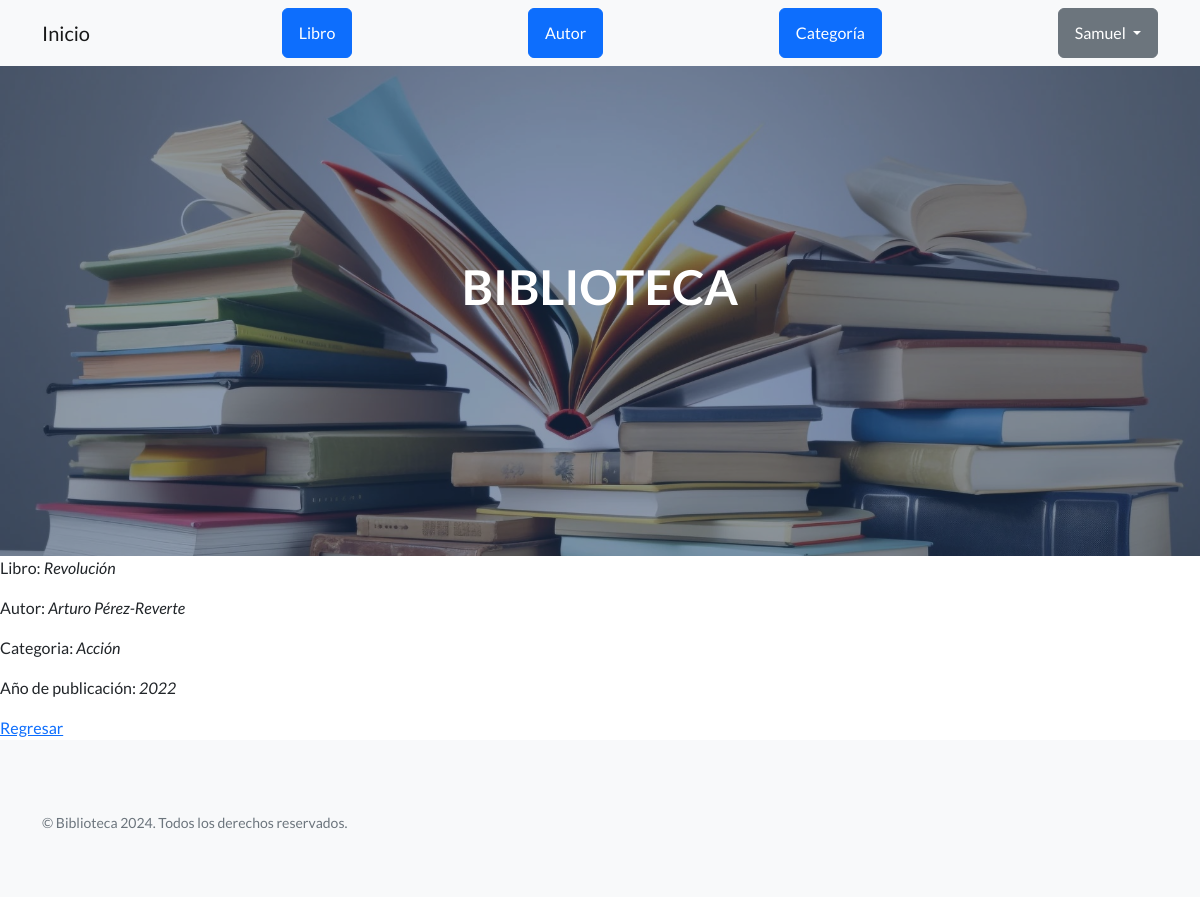
Page /libro/4 (signed in) on the committed database.
### AppSamuel/models.py (models this page shows, shortened)
class Libro(models.Model):
    titulo = models.CharField(max_length=200)
    autor = models.ForeignKey(Autor, on_delete=models.CASCADE)
    categoria = models.ForeignKey(Categoria, on_delete=models.CASCADE)
    año_de_publicacion = models.IntegerField()

class Autor(models.Model):
    nombre = models.CharField(max_length=100)
    apellido = models.CharField(max_length=100)

class Categoria(models.Model):
    categoria = models.CharField(max_length=100)

### AppSamuel/views.py (the view)
# urls.py: path('libro/<pk>',views.LibroDetailView.as_view(), name='DetalleLibro'),
class LibroDetailView(LoginRequiredMixin, DetailView):
    model = Libro
    template_name = "AppSamuel/libro_detalle.html"

### AppSamuel/templates/AppSamuel/libro_detalle.html (shortened to what this page needs)
{% extends 'AppSamuel/base.html' %}
{% load static %}
{% block main %}
    <p>Libro: <i>{{libro.titulo}}</i></p>
    <p>Autor: <i>{{libro.autor.nombre}} {{libro.autor.apellido}}</i></p>
    <p>Categoria: <i>{{libro.categoria.categoria}}</i></p>
    <p>Año de publicación: <i>{{libro.año_de_publicacion}}</i></p>
    <a href="{% url 'ListaLibros' %}">Regresar</a>
{% endblock main%}

### AppSamuel/templates/AppSamuel/base.html (shortened to what this page needs)
<!DOCTYPE html>
<html lang="es">
    {% load static %}
    <head>
        <link href="https://cdn.jsdelivr.net/npm/bootstrap-icons@1.5.0/font/bootstrap-icons.css" rel="stylesheet" type="text/css" />
        <link href="{% static 'AppSamuel/css/styles.css' %}" rel="stylesheet" />
    </head>
    <body>
        <nav class="navbar navbar-light bg-light static-top">
            <div class="container">
                <a class="navbar-brand" href="{% url 'Inicio' %}">Inicio</a>
                <a class="btn btn-primary" href="{% url 'ListaLibros' %}">Libro</a>
                <a class="btn btn-primary" href="{% url 'ListaAutores' %}">Autor</a>
                <a class="btn btn-primary" href="{% url 'ListaCategorias' %}">Categoría</a>
                        {% if request.user.is_authenticated %}
                            <div class="dropdown">
                                <button class="btn btn-secondary dropdown-toggle" type="button" id="dropdownMenuButton1" data-bs-toggle="dropdown" aria-expanded="false">
                                    {{ request.user.username }}
                                </button>
                            </div>
                        {% endif %}
                </div>
        </nav>
        <header class="masthead">
            <div class="container position-relative">
                <div class="row justify-content-center">
                    <div class="col-xl-6">
                        <div class="text-center text-white">
                            <h1 class="mb-5">BIBLIOTECA</h1>
                        </div>
                    </div>
                </div>
            </div>
        </header>
            {% block main %}
            {% endblock main %}
        <footer class="footer bg-light">
            <div class="container">
                <div class="row">
                    <div class="col-lg-6 h-100 text-center text-lg-start my-auto">
                        <p class="text-muted small mb-4 mb-lg-0">&copy; Biblioteca 2024. Todos los derechos reservados.</p>
                    </div>
                </div>
            </div>
        </footer>
    </body>
</html>

### rows in the picture
Libro: titulo "Revolución", autor.nombre "Arturo", autor.apellido "Pérez-Reverte", categoria.categoria "Acción", año_de_publicacion "2022"

### other values in the picture
{{ request.user.username }} "Samuel"
